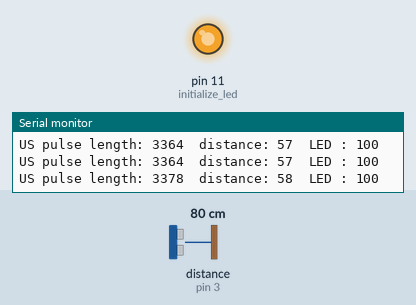
Recording of a sketch running on a simulated Arduino Nano, built with avr-gcc and run on an emulated ATmega328P. Parts: output pins drawn as LEDs (lit = HIGH), the last lines printed to the serial monitor. Wiring (inferred from the names in the program): ultrasonic range finder: trigger pin 13; echo pin 3. Inputs (shaded band) come from the test bench; at power-on: distance to the obstacle (sensor on pin 3) 80 cm. The echo pulse lasts 58.3 µs per cm; pins used as bus, display or sensor lines are not drawn.

Above: at 0.8 s.
0.9 s: distance to the obstacle (sensor on pin 3) set to 18 cm
At 2.7 s:
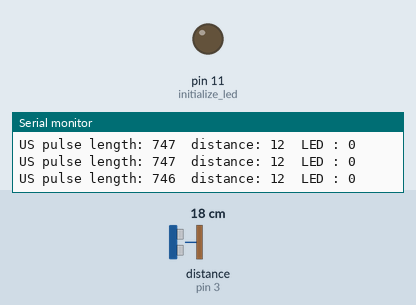
3.9 s: distance to the obstacle (sensor on pin 3) set to 35 cm
5.4 s: distance to the obstacle (sensor on pin 3) set to 49 cm
At 5.8 s:
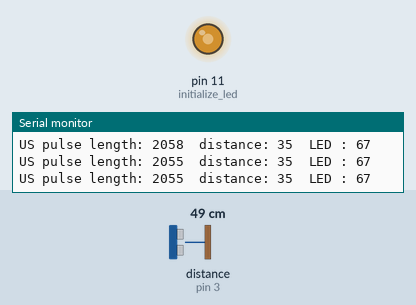
6.9 s: distance to the obstacle (sensor on pin 3) set to 120 cm
At 8.0 s:
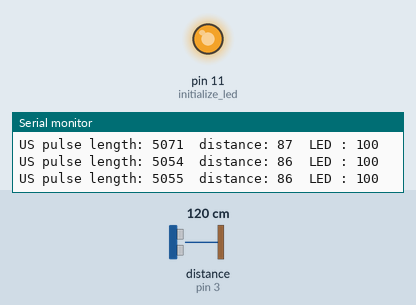
Timing chart, 0 to 9.9 s (numbered marks = the images above; inputs shaded):
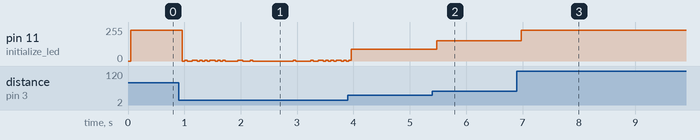

The sketch:

US_Code_C.ino
```cpp
#include <avr/io.h>
#include <avr/interrupt.h>
#include <util/delay.h>

// for serial communication (UART)
#define F_CPU 16000000UL
#define baud 9600
#define ubrr ((F_CPU / (16UL * baud)) - 1)

// minimum and maximum range values
#define SENSOR_MIN 12.0
#define SENSOR_MAX 46.0

// for US sensor
#define trig_pin PB5  // pin 13 (same as L)
#define echo_pin PD3  // pin 3

// variables for implementing blinking L
uint32_t BLINK_INTERVAL = 100;
bool led_state = false;
uint32_t prev_time_ms = 0;
// variable for implementing millis() using timer and interrupts
volatile uint32_t milliseconds = 0;

void initialize_uart(){
  // setting baud rate with UBRR0
  UBRR0H = (uint8_t)(ubrr >> 8);
  UBRR0L = (uint8_t)ubrr;
  // setting UART to transmission
  UCSR0B = (1 << TXEN0);
  // setting UART to 8-bit character size for transmission
  UCSR0C = (1 << UCSZ01) | (1 << UCSZ00);
}

void initialize_adc_ir(){ // uses A0 for IR sensor
  // we want to set Vref to Aref pin for personalized reference voltage for the IR sensor (3V)
  // so REFS[1:0] in ADMUX should be 00
  ADMUX &= ~((1<<REFS1) | (1<<REFS0)); // clear REFS[1:0] to use VREF
  ADMUX = (ADMUX & 0xF0); // use A0 (MUX[3:0} = 0000])
  ADCSRA = (1<<ADEN) | (1<< ADPS2)| (1<< ADPS1)| (1<< ADPS0); // enable ADC set ADC speed to 128 (accurate)
}

void initialize_led(){
   // PB3 (pin 11) is the LED
  DDRB |= (1 << PB3); // set PB3 as output
  // PMW timer configurations
  TCCR2A = (1 << COM2A1) | (1 << WGM21) | (1 << WGM20);
  TCCR2B = (1 << CS21);

  OCR2A = 0;
}

void initialize_us() {
    DDRB |= (1 << trig_pin); // output
    DDRD &= ~(1 << echo_pin); // input
}

void initialize_ms_timer(){ // this timer will tick once every 4us (prescaler = 64) and send an interrupt every 1ms
  TCCR1B |= (1<<WGM12) | (1<<CS11) | (1<<CS10); // WGM12 enables clear time on compare mode for timer, CS1[1:0] sets prescaler to 64 to slow down clock
  OCR1A = 249; // sets the precise value when interrupt will be sent (every 1ms, calculated with the CPU frequency and prescaler)
  TIMSK1 |= (1 << OCIE1A); // allows output compare interrupt for timer 1
  sei(); // allows global interrupts
}

ISR(TIMER1_COMPA_vect){ // interrupt service routine for when timer1 sends an interrupt (count milliseconds)
  milliseconds++;
}

uint32_t millis() { // making our own millis() function to count milliseconds for blinking LED without delaying code
  uint32_t ms;
  cli(); // pause interrupts to get reading;
  ms = milliseconds;
  sei(); //restart interrupts
  return ms;
}

void write_led(uint8_t brightness){
  OCR2A = brightness;
}

void transmit_uart(char data){
  while(!(UCSR0A & (1<<UDRE0))); // wait for transmission to be empty (flag to be 1)
  UDR0 = data; // transmit data
}

void print_message(const char *message){ //using UART
  while(*message){
    transmit_uart(*message++);
  }
}

void print_number(uint16_t number){
  char string_num[8]; // max number in 16 bits is 6 bits long + 2 bits for space
  uint8_t i = 0;

  if(number == 0){
    transmit_uart('0');
    return;
  }

  //only positive value readings from the IR sensor
  // convert number into string, store in string_num
  while(number > 0){
    string_num[i++] = (number%10) + '0'; // store last digit it in ASCII
    number /= 10;
  }

  // transmit (print) each character in the string number array
  while(i>0){
    transmit_uart(string_num[--i]);
  }
}

void trigger_us() {
    PORTB |= (1 << trig_pin);  // set pin high
    _delay_us(10);
    PORTB &= ~(1 << trig_pin); // set pin low
}

uint16_t pulse_length_us(){
  trigger_us(); // send trigger

    // wait for echo pin to go high
    while (!(PIND & (1 << echo_pin))){};

    // measure pulse in microseconds
    uint16_t time = 0;
    while (PIND & (1 << echo_pin)) { // read echo pin while high
        _delay_us(1);
        time++;
    }

    return time;
}

uint16_t distance_us(uint16_t duration) {
    uint16_t distance = ((duration / 2.0) / 29.1); // convert to distance
    return distance;
}

uint8_t led_brightness(uint16_t distance) {
    double intensity = ((distance - SENSOR_MIN) / (SENSOR_MAX - SENSOR_MIN)) * 100; // make intensity a percentage to debug

    print_message("\tLED : ");
    print_number(intensity);
    print_message("\n\r");

    return map(intensity, 0, 100, 0, 229.5); // maps from 0 - 229.5 (10% intensity min)
}

void blink(uint32_t time_ms) { // PB5 (pin 13) controls L
   if (time_ms - prev_time_ms >= BLINK_INTERVAL){
        led_state = !led_state;
        if(led_state) PORTB |= (1<<PB5); // write high
        else PORTB &= ~(1<<PB5); // write low
        prev_time_ms = time_ms;
    }
}

int main(){

  // initialize US
  initialize_us();
  // initialize uart for serial communication (serialprint)
  initialize_uart();
  // initialize led to write analogue values to it using PMW
  initialize_led();
  // initialize timer to count milliseconds (for blink)
  initialize_ms_timer();
  // initialize L led to write digital values
  DDRB |= (1 << PB5);

  while(1){
    uint32_t time_ms = millis();

    uint16_t duration_US = pulse_length_us();
    uint16_t dist_US = distance_us(duration_US);
    print_message("US pulse length: ");
    print_number(duration_US);
    print_message("\tdistance: ");
    print_number(dist_US);


    if(dist_US < 12) {
      write_led(led_brightness(SENSOR_MIN));
      blink(time_ms);
    } else if (dist_US > 46) {
      write_led(led_brightness(SENSOR_MAX));
      blink(time_ms);
    } else {
      write_led(led_brightness(dist_US));
    }
  }

}
```

Measured:
- after the input at 5.4 s, pin 11 (initialize_led): 87/255 → 153/255 after 0.08 s
- after the input at 6.9 s, pin 11 (initialize_led): 153/255 → 229/255 after 0.07 s
